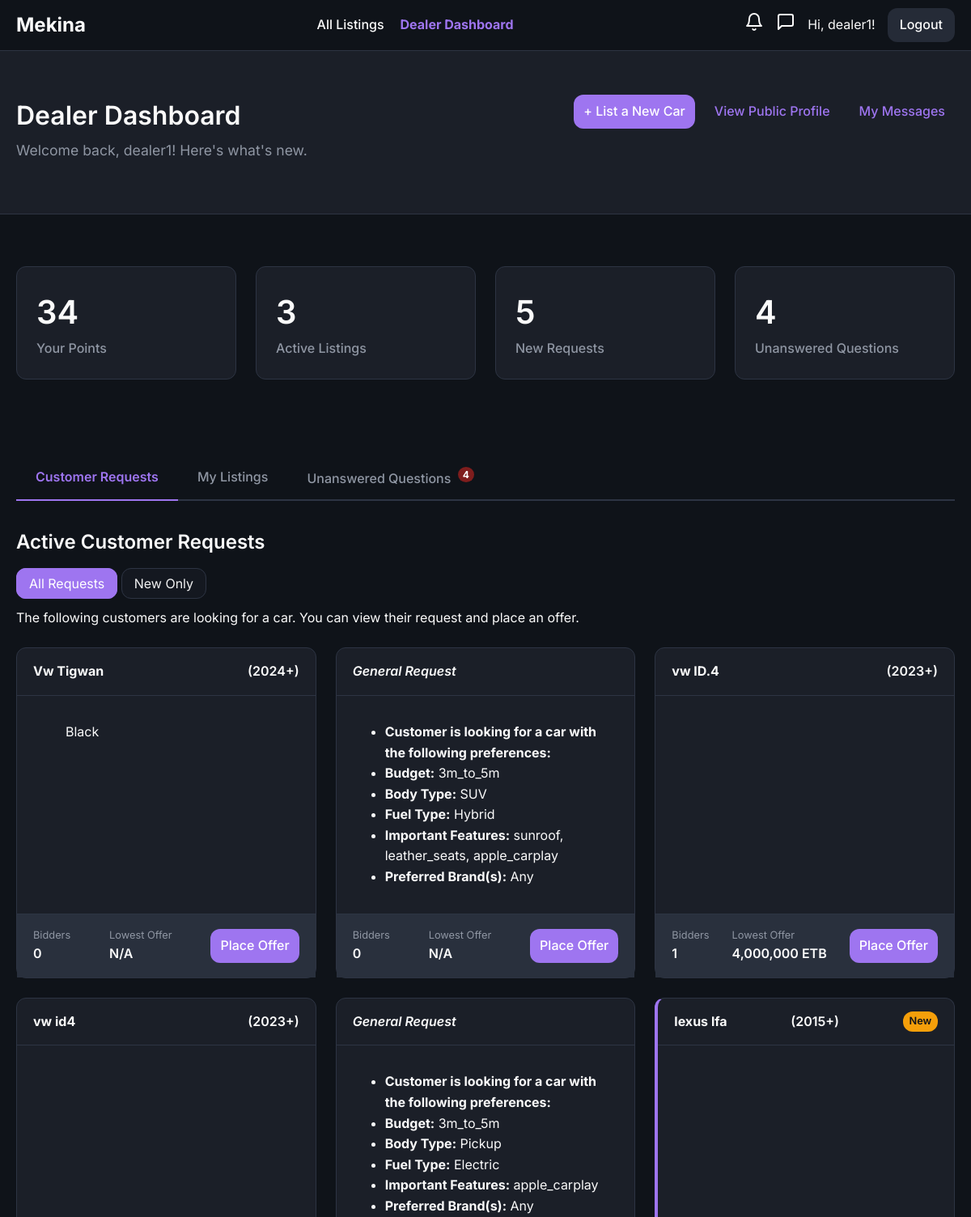
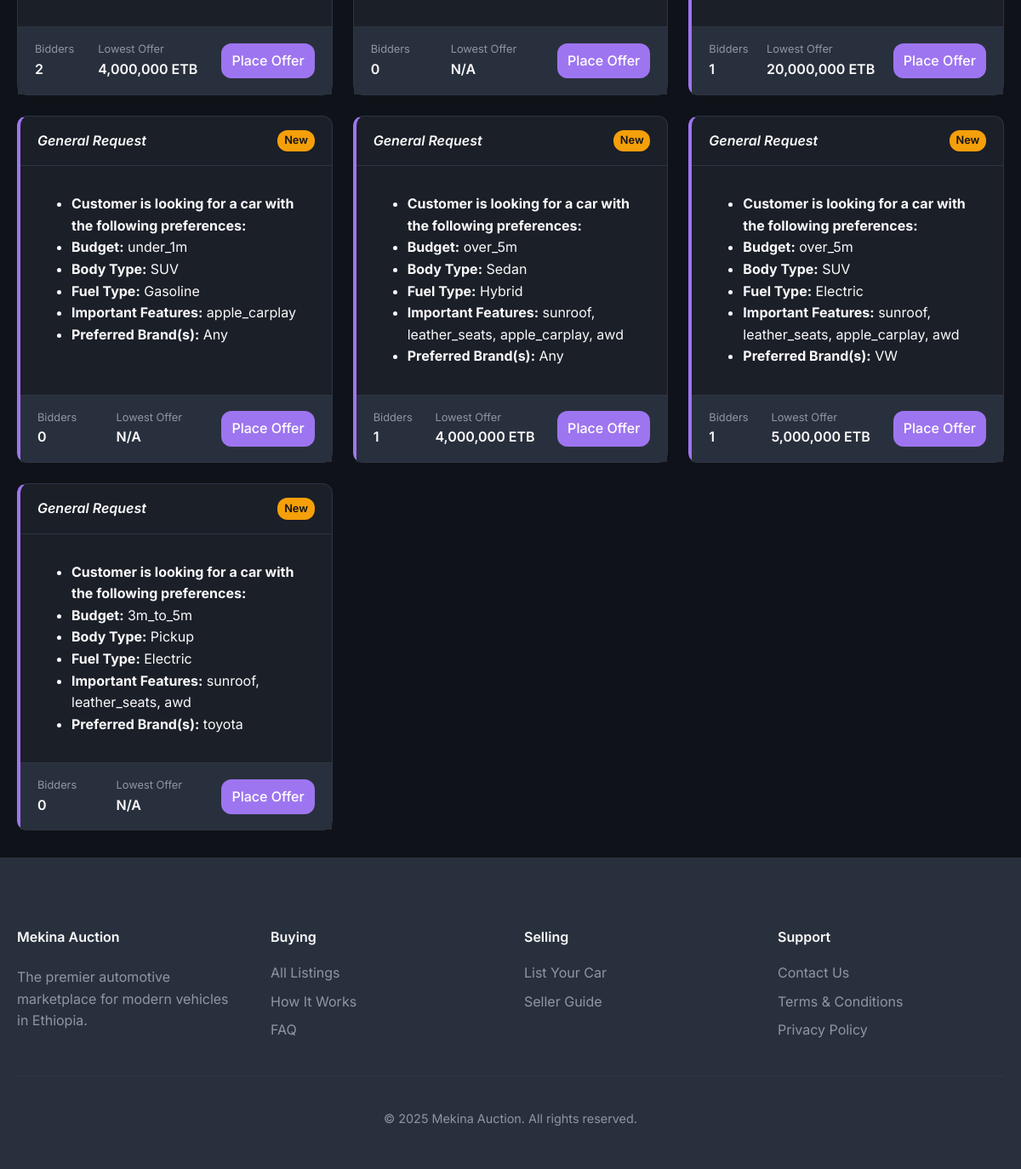
The app's page /dealer/dashboard (signed in) with its own data (2 pictures, top to bottom).
### models/user.py (models this page shows, shortened)
class User(UserMixin, db.Model):
    id = db.Column(db.Integer, primary_key=True)
    username = db.Column(db.String(64), index=True, unique=True, nullable=False)
    email = db.Column(db.String(120), index=True, unique=True, nullable=False)
    phone_number = db.Column(db.String(20), nullable=True)
    password_hash = db.Column(db.String(128))
    is_admin = db.Column(db.Boolean, default=False)
    is_dealer = db.Column(db.Boolean, default=False)
    is_rental_company = db.Column(db.Boolean, default=False)
    is_verified = db.Column(db.Boolean, default=False) # For verified dealers
    points = db.Column(db.Integer, nullable=False, default=5) # Points for dealers to bid
    cars = db.relationship('Car', backref='owner', lazy='dynamic')
    bids = db.relationship('Bid', backref='bidder', lazy='dynamic')
    dealer_bids = db.relationship('DealerBid', backref='dealer', lazy='dynamic')
    car_requests = db.relationship('CarRequest', backref='customer', lazy='dynamic')
    ratings_given = db.relationship('DealerRating', foreign_keys='DealerRating.buyer_id', back_populates='buyer', lazy='dynamic')
    ratings_received = db.relationship('DealerRating', foreign_keys='DealerRating.dealer_id', back_populates='dealer', lazy='dynamic')

### models/car_request.py (models this page shows)
class CarRequest(db.Model):
    __tablename__ = 'car_requests'
    id = db.Column(db.Integer, primary_key=True)
    make = db.Column(db.String(64), nullable=True)
    model = db.Column(db.String(64), nullable=True)
    min_year = db.Column(db.Integer, nullable=True)
    max_mileage = db.Column(db.Integer, nullable=True)
    notes = db.Column(db.Text, nullable=True)
    status = db.Column(db.String(20), default='active', nullable=False) # e.g., active, completed, expired
    created_at = db.Column(db.DateTime, default=datetime.utcnow)
    user_id = db.Column(db.Integer, db.ForeignKey('user.id'), nullable=False)
    dealer_bids = db.relationship('DealerBid', foreign_keys='DealerBid.request_id', backref='car_request', lazy='dynamic', cascade="all, delete-orphan")
    accepted_bid_id = db.Column(db.Integer, db.ForeignKey('dealer_bid.id', use_alter=True, name='fk_car_requests_accepted_bid_id'), nullable=True)
    accepted_bid = db.relationship('DealerBid', foreign_keys=[accepted_bid_id])

### routes/dealer.py (the view)
@dealer_bp.route('/dashboard')
@login_required
@dealer_required
def dashboard():
    filter_new = request.args.get('filter_new', 'false').lower() == 'true'
    bid_count_subquery = db.session.query(
        DealerBid.request_id,
        func.count(DealerBid.id).label('bid_count')
    ).group_by(DealerBid.request_id).subquery()
    lowest_offer_subquery = db.session.query(
        DealerBid.request_id,
        func.min(DealerBid.price).label('lowest_offer')
    ).group_by(DealerBid.request_id).subquery()
    viewed_requests_subquery = db.session.query(
        DealerRequestView.request_id
    ).filter(DealerRequestView.dealer_id == current_user.id).subquery()
    query = db.session.query(
        CarRequest,
        bid_count_subquery.c.bid_count,
        lowest_offer_subquery.c.lowest_offer,
        (CarRequest.id.in_(db.select(viewed_requests_subquery))).label('has_been_viewed')
    ).\
        outerjoin(bid_count_subquery, CarRequest.id == bid_count_subquery.c.request_id).\
        outerjoin(lowest_offer_subquery, CarRequest.id == lowest_offer_subquery.c.request_id).\
        filter(CarRequest.status == 'active')
    if filter_new:
        query = query.filter(CarRequest.id.notin_(db.select(viewed_requests_subquery)))
    active_requests = query.order_by(CarRequest.created_at.desc()).all()
    my_cars = Car.query.filter_by(owner_id=current_user.id).order_by(Car.id.desc()).all()
    my_car_ids = [car.id for car in my_cars]
    my_auctions = Auction.query.filter(Auction.car_id.in_(my_car_ids)).all()
    my_auction_ids = [auction.id for auction in my_auctions]
    unanswered_questions = Question.query.filter(
        Question.auction_id.in_(my_auction_ids),
        Question.answer_text == None
    ).order_by(Question.timestamp.desc()).all()
    unanswered_request_questions = RequestQuestion.query.join(DealerBid).filter(
        DealerBid.dealer_id == current_user.id,
        RequestQuestion.answer_text == None
    ).order_by(RequestQuestion.timestamp.desc()).all()
    return render_template(
        'dealer_dashboard.html',
        requests=active_requests,
        my_cars=my_cars,
        unanswered_questions=unanswered_questions,
        unanswered_request_questions=unanswered_request_questions,
        now=datetime.utcnow(),
        filter_new=filter_new
    )

### routes/dealer.py (called while the page is built)
def dealer_required(f):
    @wraps(f)
    def decorated_function(*args, **kwargs):
        if not current_user.is_authenticated or not (current_user.is_dealer or current_user.is_admin):
            abort(403) # Forbidden
        if not current_user.is_admin and 'dealer_id' in kwargs and kwargs['dealer_id'] != current_user.id:
            abort(403)
        return f(*args, **kwargs)
    return decorated_function

### templates/dealer_dashboard.html (shortened to what this page needs)
{% extends "base.html" %}
{% macro display_request_notes(notes) %}
    {% set lines = notes.split('\n') %}
    <ul class="request-notes-list">
    {% for line in lines %}
        {% if line.strip() and ':' in line %}
            {% set parts = line.split(':', 1) %}
            <li>
                <strong>{{ parts[0].replace('-', '').strip() }}:</strong>
                <span>{{ parts[1].strip() }}</span>
            </li>
        {% elif line.strip() %}
            <li>{{ line.strip() }}</li>
        {% endif %}
    {% endfor %}
    </ul>
{% endmacro %}
{% block main_content %}
<div class="dashboard-full-width-container">
    <div class="dashboard-header-wrapper">
        <div class="container">
            <div class="dashboard-header">
                <div class="header-main">
                    <h1>Dealer Dashboard</h1>
                    <p>Welcome back, {{ current_user.username }}! Here's what's new.</p>
                </div>
                <div class="header-actions">
                    <a href="{{ url_for('seller.submit_car') }}" class="btn approve">+ List a New Car</a>
                    <a href="{{ url_for('dealer.profile', dealer_id=current_user.id) }}" class="btn">View Public Profile</a>
                    <a href="{{ url_for('dealer.list_messages') }}" class="btn">My Messages</a>
                </div>
            </div>
        </div>
    </div>
    <div class="dashboard-stats-wrapper">
        <div class="container">
            <div class="dashboard-stat-grid">
                <div class="stat-card">
                    <h3>{{ current_user.points }}</h3>
                    <p>Your Points</p>
                </div>
                <div class="stat-card">
                    <h3>{{ my_cars|length }}</h3>
                    <p>Active Listings</p>
                </div>
                <div class="stat-card">
                    <h3>{{ requests|selectattr('3', 'false')|list|length }}</h3>
                    <p>New Requests</p>
                </div>
                <div class="stat-card">
                    <h3>{{ unanswered_request_questions|length }}</h3>
                    <p>Unanswered Questions</p>
                </div>
            </div>
        </div>
    </div>
    <div class="container">
        <div class="dashboard-tabs">
            <a href="#requests" class="tab-link active" data-tab="requests">Customer Requests</a>
            <a href="#listings" class="tab-link" data-tab="listings">My Listings</a>
            <a href="#questions" class="tab-link" data-tab="questions">Unanswered Questions {% if unanswered_request_questions %}<span class="notification-badge">{{ unanswered_request_questions|length }}</span>{% endif %}</a>
        </div>
        <div id="requests" class="tab-content active">
            <div class="dashboard-section">
                <h2>Active Customer Requests</h2>
                <div class="filter-bar">
                    <a href="{{ url_for('dealer.dashboard') }}" class="filter-btn {% if not filter_new %}active{% endif %}">All Requests</a>
                    <a href="{{ url_for('dealer.dashboard', filter_new='true') }}" class="filter-btn {% if filter_new %}active{% endif %}">New Only</a>
                </div>
                {% if requests %}
                    <p>The following customers are looking for a car. You can view their request and place an offer.</p>
                    <div class="request-grid">
                        {% for car_request, bid_count, lowest_offer, has_been_viewed in requests %}
                        <div class="request-card {% if not has_been_viewed %}new-request{% endif %}">
                            <a href="{{ url_for('dealer.place_bid', request_id=car_request.id) }}" class="card-main-link">
                                <div class="card-header">
                                    {% if car_request.make and car_request.model %}
                                        <strong>{{ car_request.make }} {{ car_request.model }}</strong> ({{ car_request.min_year or 'Any' }}+)
                                    {% else %}
                                        <em>General Request</em>
                                    {% endif %}
                                    {% if not has_been_viewed %}<span class="new-item-tag">New</span>{% endif %}
                                </div>
                                <div class="card-body">
                                    {% if car_request.make and car_request.model %}
                                        <blockquote class="compact">{{ car_request.notes|truncate(100) }}</blockquote>
                                    {% else %}
                                        {{ display_request_notes(car_request.notes) }}
                                    {% endif %}
                                </div>
                            </a>
                            <div class="card-footer">
                                <div class="footer-stat">
                                    <span>Bidders</span>
                                    <strong>{{ bid_count or 0 }}</strong>
                                </div>
                                <div class="footer-stat">
                                    <span>Lowest Offer</span>
                                    <strong>{% if lowest_offer %}{{ '{:,.0f}'.format(lowest_offer) }} ETB{% else %}N/A{% endif %}</strong>
                                </div>
                                <div class="footer-action">
                                    <a href="{{ url_for('dealer.place_bid', request_id=car_request.id) }}" class="btn approve small">Place Offer</a>
                                </div>
                            </div>
                        </div>
                        {% endfor %}
                    </div>
                {% else %}
                    <p>There are no active customer requests at the moment.</p>
                {% endif %}
            </div>
        </div>
    </div>
</div>
{% endblock %}

### templates/base.html (shortened to what this page needs)
<!DOCTYPE html>
<html lang="en">
<head>
    <link rel="stylesheet" href="{{ url_for('static', filename='css/style.css', v=now.timestamp()) }}">
</head>
<body class="{% block body_class %}{% endblock %}">
    <nav>
        <a href="{{ url_for('main.home') }}" class="nav-brand">Mekina</a>
        <div class="nav-menu" id="nav-menu">
            <ul>
                {% if current_user.is_authenticated and current_user.is_admin %}
                    <li><a href="{{ url_for('admin.dashboard') }}" class="{{ 'active' if request.endpoint == 'admin.dashboard' }}">Dashboard</a></li>
                    <li><a href="{{ url_for('admin.rental_management') }}" class="{{ 'active' if request.endpoint == 'admin.rental_management' }}">Manage Rentals</a></li>
                    <li><a href="{{ url_for('admin.dealer_management') }}" class="{{ 'active' if request.endpoint == 'admin.dealer_management' }}">Manage Dealers</a></li>
                    <li><a href="{{ url_for('admin.user_management') }}" class="{{ 'active' if request.endpoint == 'admin.user_management' }}">Users</a></li>
                    <li><a href="{{ url_for('auctions.list_auctions') }}" class="{{ 'active' if request.endpoint == 'auctions.list_auctions' }}">Manage Listings</a></li>
                {% elif current_user.is_authenticated and current_user.is_rental_company %}
                    <li><a href="{{ url_for('rentals.dashboard') }}" class="{{ 'active' if request.endpoint == 'rentals.dashboard' }}">Rental Dashboard</a></li>
                {% elif current_user.is_authenticated and current_user.is_dealer %}
                    <li><a href="{{ url_for('main.all_listings') }}" class="{{ 'active' if request.endpoint == 'main.all_listings' }}">All Listings</a></li>
                    <li><a href="{{ url_for('dealer.dashboard') }}" class="{{ 'active' if request.endpoint == 'dealer.dashboard' }}">Dealer Dashboard</a></li>
                {% endif %}
            </ul>
            <div class="nav-right">
                {% if current_user.is_authenticated %}
                    <a href="{{ url_for('main.notifications') }}" class="desktop-icon-link notification-bell-link {% if request.endpoint == 'main.notifications' %}active{% endif %}">
                    </a>
                    {% if current_user.is_dealer %}
                        <a href="{{ url_for('dealer.list_messages') }}" class="desktop-icon-link {% if 'dealer.list_messages' in request.endpoint or 'dealer.view_conversation' in request.endpoint %}active{% endif %}">
                            <svg xmlns="http://www.w3.org/2000/svg" width="24" height="24" viewBox="0 0 24 24" fill="none" stroke="currentColor" stroke-width="2" stroke-linecap="round" stroke-linejoin="round" class="feather feather-message-square"><path d="M21 15a2 2 0 0 1-2 2H7l-4 4V5a2 2 0 0 1 2-2h14a2 2 0 0 1 2 2z"></path></svg>
                        </a>
                    {% endif %}
                    <span class="desktop-username">Hi, {{ current_user.username }}!</span>
                    <a href="{{ url_for('auth.logout') }}" class="nav-button">Logout</a>
                {% else %}
                    <a href="{{ url_for('auth.login') }}" class="nav-button">Login</a>
                    <a href="{{ url_for('auth.register') }}" class="nav-button">Register</a>
                {% endif %}
            </div>
        </div>
    </nav>
    {% block main_content %}{% endblock %}
    <footer class="site-footer">
        <div class="container">
            <div class="footer-content-grid">
                <div class="footer-brand">
                    <h4>Mekina Auction</h4>
                    <p>
                        The premier automotive marketplace for modern vehicles in Ethiopia.
                    </p>
                </div>
                <div class="footer-links">
                    <h4>Buying</h4>
                    <ul>
                        <li><a href="{{ url_for('main.all_listings') }}">All Listings</a></li>
                        <li><a href="{{ url_for('main.how_it_works') }}">How It Works</a></li>
                        <li><a href="#">FAQ</a></li>
                    </ul>
                </div>
                <div class="footer-links">
                    <h4>Selling</h4>
                    <ul>
                        <li><a href="{{ url_for('seller.submit_car') }}">List Your Car</a></li>
                        <li><a href="#">Seller Guide</a></li>
                    </ul>
                </div>
                <div class="footer-links">
                    <h4>Support</h4>
                    <ul>
                        <li><a href="#">Contact Us</a></li>
                        <li><a href="#">Terms & Conditions</a></li>
                        <li><a href="#">Privacy Policy</a></li>
                    </ul>
                </div>
            </div>
            <div class="footer-bottom">
                <p>&copy; {{ now.year }} Mekina Auction. All rights reserved.</p>
            </div>
        </div>
    </footer>
</body>
</html>

### records on screen
User: username "dealer1", points "34"
CarRequest: make "Vw", model "Tigwan", min_year "2024", notes "Black", bid_count "0", shows "N/A"
CarRequest: shows "General Request", parts "Customer is looking for a car with the following preferences" "Budget" "Body Type" "Fuel Type" "Important Features" "Preferred Brand(s)", parts "3m_to_5m" "SUV" "Hybrid" "sunroof, leather_seats, apple_carplay" "Any", bid_count "0", shows "N/A"
CarRequest: make "vw", model "ID.4", min_year "2023", bid_count "1", lowest_offer "4,000,000"
CarRequest: make "vw", model "id4", min_year "2023", user "2", lowest_offer "4,000,000"
CarRequest: shows "General Request", parts "Customer is looking for a car with the following preferences" "Budget" "Body Type" "Fuel Type" "Important Features" "Preferred Brand(s)", parts "3m_to_5m" "Pickup" "Electric" "apple_carplay" "Any", bid_count "0", shows "N/A"
CarRequest: make "lexus", model "lfa", min_year "2015", shows "New", bid_count "1", lowest_offer "20,000,000"
CarRequest: shows "General Request", shows "New", parts "Customer is looking for a car with the following preferences" "Budget" "Body Type" "Fuel Type" "Important Features" "Preferred Brand(s)", parts "under_1m" "SUV" "Gasoline" "apple_carplay" "Any", bid_count "0", shows "N/A"
CarRequest: shows "General Request", shows "New", parts "Customer is looking for a car with the following preferences" "Budget" "Body Type" "Fuel Type" "Important Features" "Preferred Brand(s)", parts "over_5m" "Sedan" "Hybrid" "sunroof, leather_seats, apple_carplay, awd" "Any", bid_count "1", lowest_offer "4,000,000"
CarRequest: shows "General Request", shows "New", parts "Customer is looking for a car with the following preferences" "Budget" "Body Type" "Fuel Type" "Important Features" "Preferred Brand(s)", parts "over_5m" "SUV" "Electric" "sunroof, leather_seats, apple_carplay, awd" "VW", user "1", lowest_offer "5,000,000"
CarRequest: shows "General Request", shows "New", parts "Customer is looking for a car with the following preferences" "Budget" "Body Type" "Fuel Type" "Important Features" "Preferred Brand(s)", parts "3m_to_5m" "Pickup" "Electric" "sunroof, leather_seats, awd" "toyota", bid_count "0", shows "N/A"

### other values on screen
{{ my_cars|length }} "3"
{{ requests|selectattr('3', 'false')|list|length }} "5"
{{ unanswered_request_questions|length }} "4"
